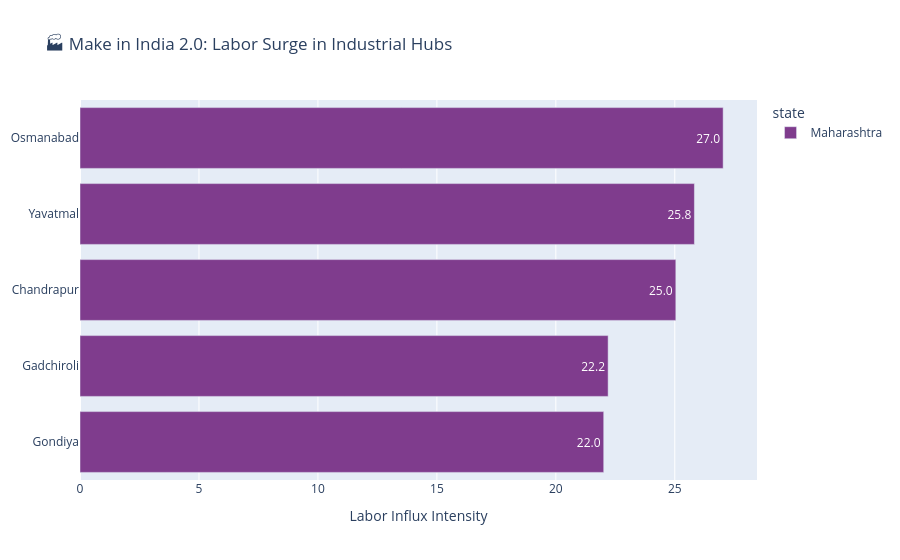

Here is the notebook cell this chart was saved with:
### Code cell
# ==========================================
# RE-GENERATING GRAPH 2: TRADE WAR MIGRATION (Horizontal)
# ==========================================
# Sort data so the biggest bar is at the top
top_hubs_sorted = top_hubs.sort_values(by='migration_index', ascending=True)

fig_trade = px.bar(
    top_hubs_sorted,
    x='migration_index',
    y='district',
    orientation='h', # <--- This makes it Horizontal
    color='state',   # Color by State to show the regional cluster
    title='🏭 Make in India 2.0: Labor Surge in Industrial Hubs',
    labels={'migration_index': 'Labor Influx Intensity', 'district': 'Industrial Hub'},
    text_auto='.1f',
    color_discrete_sequence=px.colors.qualitative.Bold # distinct bold colors
)

# Clean up the layout
fig_trade.update_layout(yaxis_title=None)
fig_trade.show()

### Figure 1 — Plotly figure (JSON) as saved in the notebook; plotly's stock layout.template omitted (floating-point values rounded to 4 significant figures)
{"data": [{"hovertemplate": "state=Maharashtra<br>Labor Influx Intensity=%{x}<br>Industrial Hub=%{y}<extra></extra>", "legendgroup": "Maharashtra", "marker": {"color": "rgb(127, 60, 141)", "pattern": {"shape": ""}}, "name": "Maharashtra", "orientation": "h", "showlegend": true, "textposition": "auto", "texttemplate": "%{x:.1f}", "type": "bar", "x": [22.01, 22.2, 25.04, 25.82, 27.03], "xaxis": "x", "y": ["Gondiya", "Gadchiroli", "Chandrapur", "Yavatmal", "Osmanabad"], "yaxis": "y"}], "layout": {"barmode": "relative", "legend": {"title": {"text": "state"}, "tracegroupgap": 0}, "title": {"text": "🏭 Make in India 2.0: Labor Surge in Industrial Hubs"}, "xaxis": {"anchor": "y", "domain": [0, 1], "title": {"text": "Labor Influx Intensity"}}, "yaxis": {"anchor": "x", "domain": [0, 1], "title": {}}}}
